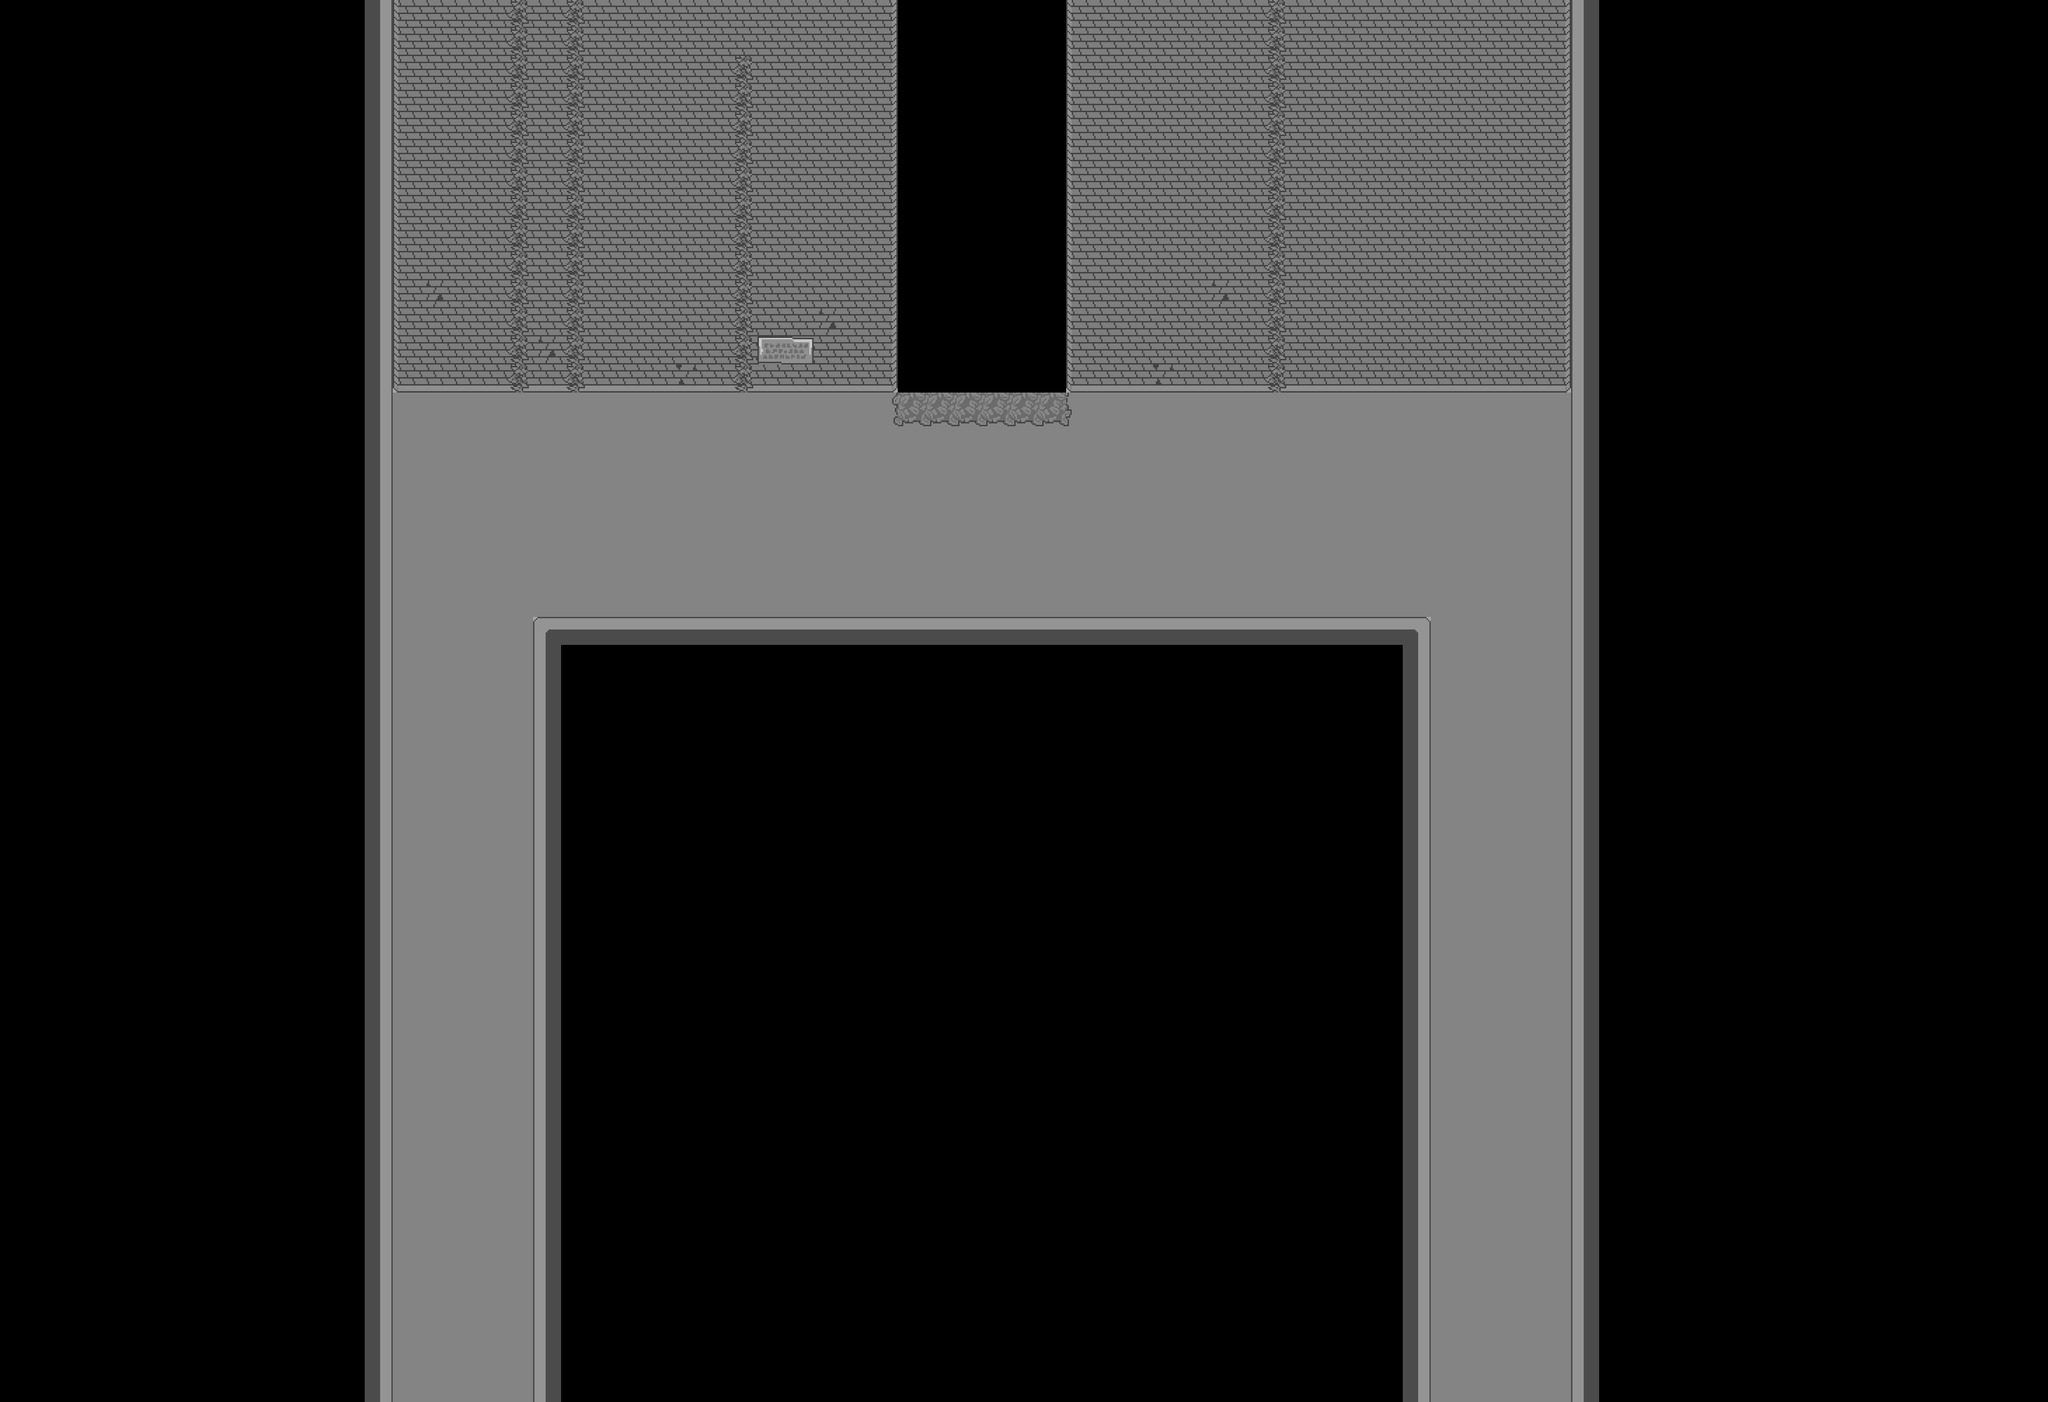

This is a level from a 2D game, rendered from its Tiled map with the project's own tilesets. A one-line summary and the map file follow, with tile-layer data summarised:
An orthogonal 73x50 tile map with 60x60 px tiles, 2 tile layers (Tile Layer 1, Tile Layer 2), 2 tilesets and 10 objects (7x Wall, 2x RoomTransition, Undertale Save).

<map version="1.2" tiledversion="1.3.1" orientation="orthogonal" renderorder="right-down" compressionlevel="-1" width="73" height="50" tilewidth="60" tileheight="60" infinite="0" nextlayerid="4" nextobjectid="20">
 <tileset firstgid="1" source="ASGORE's Castle Tileset.tsx" />
 <tileset firstgid="961" source="Cavi Cape.tsx" />
 <layer id="1" name="Tile Layer 1" width="73" height="50">
  <data>[3650 cells, 1391 non-empty, 18 distinct tile ids]</data>
 </layer>
 <layer id="2" name="Tile Layer 2" width="73" height="50">
  <data>[3650 cells, 70 non-empty, 7 distinct tile ids]</data>
 </layer>
 <objectgroup id="3" name="Object Layer 1">
  <object id="10" name="Undertale Save" x="2670" y="855" />
  <object id="11" name="Wall" x="1140" y="1320" width="60" height="1680" />
  <object id="12" name="Wall" x="780" y="0" width="60" height="3000" />
  <object id="13" name="Wall" x="840" y="780" width="1080" height="60" />
  <object id="14" name="Wall" x="2280" y="780" width="1080" height="60" />
  <object id="15" name="Wall" x="1200" y="1320" width="1860" height="60" />
  <object id="16" name="Wall" x="3000" y="1380" width="60" height="1680" />
  <object id="17" name="Wall" x="3360" y="0" width="60" height="3060">
   <properties>
    <property name="playerPosy" type="int" value="740" />
   </properties>
  </object>
  <object id="18" name="RoomTransition" x="840" y="3000" width="300" height="30">
   <properties>
    <property name="playerPosx" type="int" value="3660" />
    <property name="playerPosy" type="int" value="390" />
    <property name="room" value="self.game.loadSansRoom()" />
   </properties>
  </object>
  <object id="19" name="RoomTransition" x="3060" y="3000" width="300" height="30">
   <properties>
    <property name="playerPosx" type="int" value="660" />
    <property name="playerPosy" type="int" value="60" />
    <property name="room" value="self.game.loadAsgoreStairs()" />
   </properties>
  </object>
 </objectgroup>
</map>
